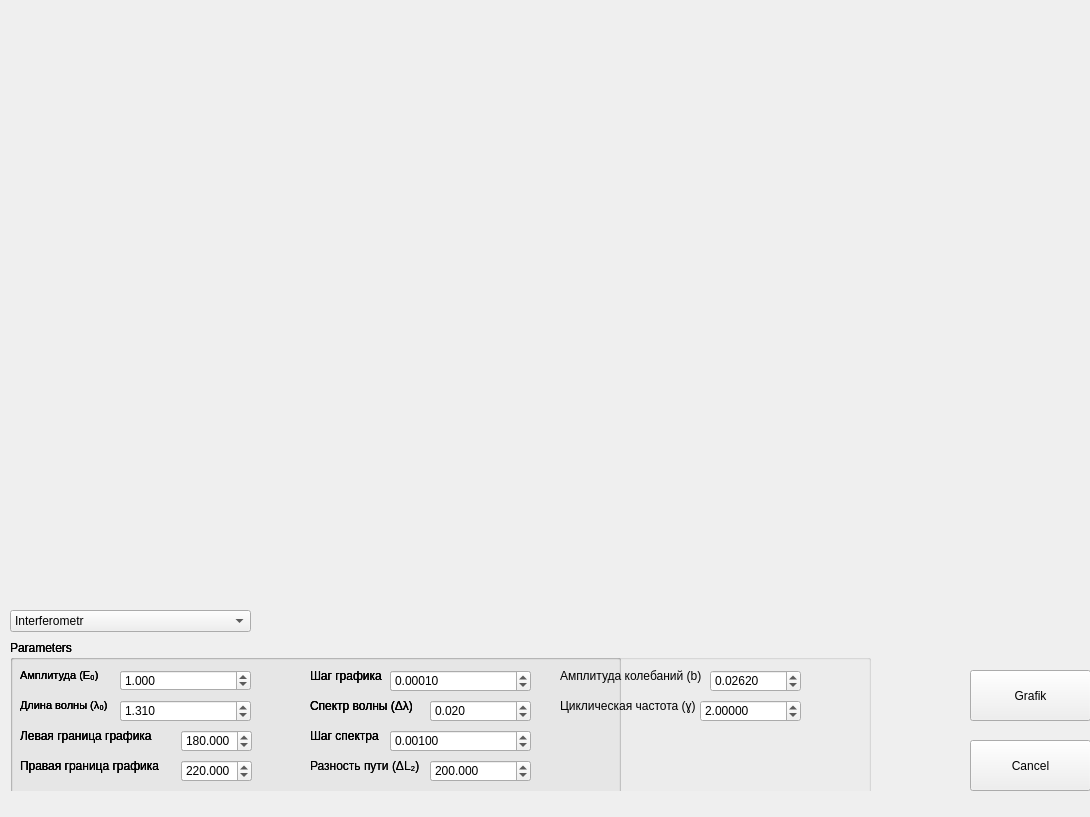
<?xml version="1.0" encoding="UTF-8"?>
<ui version="4.0">
 <class>Form</class>
 <widget class="QWidget" name="Form">
  <property name="geometry">
   <rect>
    <x>0</x>
    <y>0</y>
    <width>1090</width>
    <height>817</height>
   </rect>
  </property>
  <property name="windowTitle">
   <string>Form</string>
  </property>
  <widget class="QWidget" name="verticalLayoutWidget">
   <property name="geometry">
    <rect>
     <x>0</x>
     <y>0</y>
     <width>1081</width>
     <height>601</height>
    </rect>
   </property>
   <layout class="QVBoxLayout" name="form_2"/>
  </widget>
  <widget class="QWidget" name="verticalLayoutWidget_2">
   <property name="geometry">
    <rect>
     <x>0</x>
     <y>0</y>
     <width>291</width>
     <height>51</height>
    </rect>
   </property>
   <layout class="QVBoxLayout" name="form_1"/>
  </widget>
  <widget class="QComboBox" name="comboBox">
   <property name="geometry">
    <rect>
     <x>10</x>
     <y>610</y>
     <width>241</width>
     <height>22</height>
    </rect>
   </property>
   <item>
    <property name="text">
     <string>Interferometr</string>
    </property>
   </item>
   <item>
    <property name="text">
     <string>Tandem</string>
    </property>
   </item>
   <item>
    <property name="text">
     <string>Phase recovery</string>
    </property>
   </item>
  </widget>
  <widget class="QPushButton" name="pushButton_1">
   <property name="geometry">
    <rect>
     <x>970</x>
     <y>670</y>
     <width>121</width>
     <height>51</height>
    </rect>
   </property>
   <property name="text">
    <string>Grafik</string>
   </property>
  </widget>
  <widget class="QPushButton" name="pushButton_2">
   <property name="geometry">
    <rect>
     <x>970</x>
     <y>740</y>
     <width>121</width>
     <height>51</height>
    </rect>
   </property>
   <property name="text">
    <string>Cancel</string>
   </property>
  </widget>
  <widget class="QWidget" name="widget1" native="true">
   <property name="geometry">
    <rect>
     <x>10</x>
     <y>640</y>
     <width>611</width>
     <height>151</height>
    </rect>
   </property>
   <widget class="QGroupBox" name="groupBox">
    <property name="geometry">
     <rect>
      <x>0</x>
      <y>0</y>
      <width>611</width>
      <height>161</height>
     </rect>
    </property>
    <property name="title">
     <string>Parameters</string>
    </property>
    <widget class="QLabel" name="label_1">
     <property name="geometry">
      <rect>
       <x>10</x>
       <y>20</y>
       <width>91</width>
       <height>31</height>
      </rect>
     </property>
     <property name="font">
      <font>
       <pointsize>8</pointsize>
      </font>
     </property>
     <property name="text">
      <string>Амплитуда (E₀)</string>
     </property>
    </widget>
    <widget class="QLabel" name="label_2">
     <property name="geometry">
      <rect>
       <x>10</x>
       <y>50</y>
       <width>91</width>
       <height>31</height>
      </rect>
     </property>
     <property name="font">
      <font>
       <pointsize>8</pointsize>
      </font>
     </property>
     <property name="text">
      <string>Длина волны (λ₀)</string>
     </property>
    </widget>
    <widget class="QLabel" name="label_3">
     <property name="geometry">
      <rect>
       <x>10</x>
       <y>80</y>
       <width>161</width>
       <height>31</height>
      </rect>
     </property>
     <property name="text">
      <string>Левая граница графика</string>
     </property>
    </widget>
    <widget class="QLabel" name="label_4">
     <property name="geometry">
      <rect>
       <x>10</x>
       <y>110</y>
       <width>161</width>
       <height>31</height>
      </rect>
     </property>
     <property name="text">
      <string>Правая граница графика</string>
     </property>
    </widget>
    <widget class="QLabel" name="label_5">
     <property name="geometry">
      <rect>
       <x>300</x>
       <y>20</y>
       <width>81</width>
       <height>31</height>
      </rect>
     </property>
     <property name="text">
      <string>Шаг графика</string>
     </property>
    </widget>
    <widget class="QLabel" name="label_6">
     <property name="geometry">
      <rect>
       <x>300</x>
       <y>50</y>
       <width>111</width>
       <height>31</height>
      </rect>
     </property>
     <property name="text">
      <string>Спектр волны (Δλ)</string>
     </property>
    </widget>
    <widget class="QDoubleSpinBox" name="doubleSpinBox_1">
     <property name="geometry">
      <rect>
       <x>110</x>
       <y>30</y>
       <width>131</width>
       <height>21</height>
      </rect>
     </property>
     <property name="decimals">
      <number>3</number>
     </property>
     <property name="minimum">
      <double>0.001000000000000</double>
     </property>
     <property name="maximum">
      <double>1000.000000000000000</double>
     </property>
     <property name="value">
      <double>1.000000000000000</double>
     </property>
    </widget>
    <widget class="QDoubleSpinBox" name="doubleSpinBox_2">
     <property name="geometry">
      <rect>
       <x>110</x>
       <y>60</y>
       <width>131</width>
       <height>22</height>
      </rect>
     </property>
     <property name="decimals">
      <number>3</number>
     </property>
     <property name="minimum">
      <double>0.001000000000000</double>
     </property>
     <property name="maximum">
      <double>100.000000000000000</double>
     </property>
     <property name="singleStep">
      <double>0.001000000000000</double>
     </property>
     <property name="value">
      <double>1.310000000000000</double>
     </property>
    </widget>
    <widget class="QDoubleSpinBox" name="doubleSpinBox_3">
     <property name="geometry">
      <rect>
       <x>171</x>
       <y>90</y>
       <width>71</width>
       <height>22</height>
      </rect>
     </property>
     <property name="decimals">
      <number>3</number>
     </property>
     <property name="minimum">
      <double>-10000.000000000000000</double>
     </property>
     <property name="maximum">
      <double>10000.000000000000000</double>
     </property>
     <property name="value">
      <double>-300.000000000000000</double>
     </property>
    </widget>
    <widget class="QDoubleSpinBox" name="doubleSpinBox_4">
     <property name="geometry">
      <rect>
       <x>171</x>
       <y>120</y>
       <width>71</width>
       <height>22</height>
      </rect>
     </property>
     <property name="decimals">
      <number>3</number>
     </property>
     <property name="minimum">
      <double>-10000.000000000000000</double>
     </property>
     <property name="maximum">
      <double>10000.000000000000000</double>
     </property>
     <property name="value">
      <double>300.000000000000000</double>
     </property>
    </widget>
    <widget class="QDoubleSpinBox" name="doubleSpinBox_5">
     <property name="geometry">
      <rect>
       <x>380</x>
       <y>30</y>
       <width>141</width>
       <height>22</height>
      </rect>
     </property>
     <property name="decimals">
      <number>5</number>
     </property>
     <property name="minimum">
      <double>0.000010000000000</double>
     </property>
     <property name="maximum">
      <double>1.000000000000000</double>
     </property>
     <property name="singleStep">
      <double>0.000010000000000</double>
     </property>
     <property name="value">
      <double>0.001000000000000</double>
     </property>
    </widget>
    <widget class="QDoubleSpinBox" name="doubleSpinBox_6">
     <property name="geometry">
      <rect>
       <x>420</x>
       <y>60</y>
       <width>101</width>
       <height>22</height>
      </rect>
     </property>
     <property name="decimals">
      <number>3</number>
     </property>
     <property name="minimum">
      <double>0.001000000000000</double>
     </property>
     <property name="maximum">
      <double>0.100000000000000</double>
     </property>
     <property name="singleStep">
      <double>0.001000000000000</double>
     </property>
     <property name="value">
      <double>0.020000000000000</double>
     </property>
    </widget>
    <widget class="QLabel" name="label_7">
     <property name="geometry">
      <rect>
       <x>300</x>
       <y>80</y>
       <width>81</width>
       <height>31</height>
      </rect>
     </property>
     <property name="text">
      <string>Шаг спектра</string>
     </property>
    </widget>
    <widget class="QDoubleSpinBox" name="doubleSpinBox_7">
     <property name="geometry">
      <rect>
       <x>380</x>
       <y>90</y>
       <width>141</width>
       <height>22</height>
      </rect>
     </property>
     <property name="decimals">
      <number>5</number>
     </property>
     <property name="minimum">
      <double>0.000010000000000</double>
     </property>
     <property name="maximum">
      <double>1.000000000000000</double>
     </property>
     <property name="singleStep">
      <double>0.000010000000000</double>
     </property>
     <property name="value">
      <double>0.001000000000000</double>
     </property>
    </widget>
   </widget>
  </widget>
  <widget class="QWidget" name="widget2" native="true">
   <property name="geometry">
    <rect>
     <x>10</x>
     <y>640</y>
     <width>611</width>
     <height>151</height>
    </rect>
   </property>
   <widget class="QGroupBox" name="groupBox_2">
    <property name="geometry">
     <rect>
      <x>0</x>
      <y>0</y>
      <width>611</width>
      <height>161</height>
     </rect>
    </property>
    <property name="title">
     <string>Parameters</string>
    </property>
    <widget class="QLabel" name="label_8">
     <property name="geometry">
      <rect>
       <x>10</x>
       <y>20</y>
       <width>91</width>
       <height>31</height>
      </rect>
     </property>
     <property name="font">
      <font>
       <pointsize>8</pointsize>
      </font>
     </property>
     <property name="text">
      <string>Амплитуда (E₀)</string>
     </property>
    </widget>
    <widget class="QLabel" name="label_9">
     <property name="geometry">
      <rect>
       <x>10</x>
       <y>50</y>
       <width>91</width>
       <height>31</height>
      </rect>
     </property>
     <property name="font">
      <font>
       <pointsize>8</pointsize>
      </font>
     </property>
     <property name="text">
      <string>Длина волны (λ₀)</string>
     </property>
    </widget>
    <widget class="QLabel" name="label_10">
     <property name="geometry">
      <rect>
       <x>10</x>
       <y>80</y>
       <width>161</width>
       <height>31</height>
      </rect>
     </property>
     <property name="text">
      <string>Левая граница графика</string>
     </property>
    </widget>
    <widget class="QLabel" name="label_11">
     <property name="geometry">
      <rect>
       <x>10</x>
       <y>110</y>
       <width>161</width>
       <height>31</height>
      </rect>
     </property>
     <property name="text">
      <string>Правая граница графика</string>
     </property>
    </widget>
    <widget class="QLabel" name="label_12">
     <property name="geometry">
      <rect>
       <x>300</x>
       <y>20</y>
       <width>81</width>
       <height>31</height>
      </rect>
     </property>
     <property name="text">
      <string>Шаг графика</string>
     </property>
    </widget>
    <widget class="QLabel" name="label_13">
     <property name="geometry">
      <rect>
       <x>300</x>
       <y>50</y>
       <width>111</width>
       <height>31</height>
      </rect>
     </property>
     <property name="text">
      <string>Спектр волны (Δλ)</string>
     </property>
    </widget>
    <widget class="QDoubleSpinBox" name="doubleSpinBox_8">
     <property name="geometry">
      <rect>
       <x>110</x>
       <y>30</y>
       <width>131</width>
       <height>21</height>
      </rect>
     </property>
     <property name="decimals">
      <number>3</number>
     </property>
     <property name="minimum">
      <double>0.001000000000000</double>
     </property>
     <property name="maximum">
      <double>1000.000000000000000</double>
     </property>
     <property name="value">
      <double>1.000000000000000</double>
     </property>
    </widget>
    <widget class="QDoubleSpinBox" name="doubleSpinBox_9">
     <property name="geometry">
      <rect>
       <x>110</x>
       <y>60</y>
       <width>131</width>
       <height>22</height>
      </rect>
     </property>
     <property name="decimals">
      <number>3</number>
     </property>
     <property name="minimum">
      <double>0.001000000000000</double>
     </property>
     <property name="maximum">
      <double>100.000000000000000</double>
     </property>
     <property name="singleStep">
      <double>0.001000000000000</double>
     </property>
     <property name="value">
      <double>1.310000000000000</double>
     </property>
    </widget>
    <widget class="QDoubleSpinBox" name="doubleSpinBox_10">
     <property name="geometry">
      <rect>
       <x>171</x>
       <y>90</y>
       <width>71</width>
       <height>22</height>
      </rect>
     </property>
     <property name="decimals">
      <number>3</number>
     </property>
     <property name="minimum">
      <double>-10000.000000000000000</double>
     </property>
     <property name="maximum">
      <double>10000.000000000000000</double>
     </property>
     <property name="value">
      <double>-300.000000000000000</double>
     </property>
    </widget>
    <widget class="QDoubleSpinBox" name="doubleSpinBox_11">
     <property name="geometry">
      <rect>
       <x>171</x>
       <y>120</y>
       <width>71</width>
       <height>22</height>
      </rect>
     </property>
     <property name="decimals">
      <number>3</number>
     </property>
     <property name="minimum">
      <double>-10000.000000000000000</double>
     </property>
     <property name="maximum">
      <double>10000.000000000000000</double>
     </property>
     <property name="value">
      <double>300.000000000000000</double>
     </property>
    </widget>
    <widget class="QDoubleSpinBox" name="doubleSpinBox_12">
     <property name="geometry">
      <rect>
       <x>380</x>
       <y>30</y>
       <width>141</width>
       <height>22</height>
      </rect>
     </property>
     <property name="decimals">
      <number>5</number>
     </property>
     <property name="minimum">
      <double>0.000010000000000</double>
     </property>
     <property name="maximum">
      <double>1.000000000000000</double>
     </property>
     <property name="singleStep">
      <double>0.000010000000000</double>
     </property>
     <property name="value">
      <double>0.001000000000000</double>
     </property>
    </widget>
    <widget class="QDoubleSpinBox" name="doubleSpinBox_13">
     <property name="geometry">
      <rect>
       <x>420</x>
       <y>60</y>
       <width>101</width>
       <height>22</height>
      </rect>
     </property>
     <property name="decimals">
      <number>3</number>
     </property>
     <property name="minimum">
      <double>0.001000000000000</double>
     </property>
     <property name="maximum">
      <double>0.100000000000000</double>
     </property>
     <property name="singleStep">
      <double>0.001000000000000</double>
     </property>
     <property name="value">
      <double>0.020000000000000</double>
     </property>
    </widget>
    <widget class="QLabel" name="label_14">
     <property name="geometry">
      <rect>
       <x>300</x>
       <y>80</y>
       <width>81</width>
       <height>31</height>
      </rect>
     </property>
     <property name="text">
      <string>Шаг спектра</string>
     </property>
    </widget>
    <widget class="QDoubleSpinBox" name="doubleSpinBox_14">
     <property name="geometry">
      <rect>
       <x>380</x>
       <y>90</y>
       <width>141</width>
       <height>22</height>
      </rect>
     </property>
     <property name="decimals">
      <number>5</number>
     </property>
     <property name="minimum">
      <double>0.000010000000000</double>
     </property>
     <property name="maximum">
      <double>1.000000000000000</double>
     </property>
     <property name="singleStep">
      <double>0.000010000000000</double>
     </property>
     <property name="value">
      <double>0.001000000000000</double>
     </property>
    </widget>
    <widget class="QLabel" name="label_15">
     <property name="geometry">
      <rect>
       <x>300</x>
       <y>110</y>
       <width>121</width>
       <height>31</height>
      </rect>
     </property>
     <property name="text">
      <string>Разность пути (ΔL₂)</string>
     </property>
    </widget>
    <widget class="QDoubleSpinBox" name="doubleSpinBox_15">
     <property name="geometry">
      <rect>
       <x>420</x>
       <y>120</y>
       <width>101</width>
       <height>22</height>
      </rect>
     </property>
     <property name="decimals">
      <number>3</number>
     </property>
     <property name="minimum">
      <double>0.001000000000000</double>
     </property>
     <property name="maximum">
      <double>1000.000000000000000</double>
     </property>
     <property name="singleStep">
      <double>1.000000000000000</double>
     </property>
     <property name="value">
      <double>200.000000000000000</double>
     </property>
    </widget>
   </widget>
  </widget>
  <widget class="QWidget" name="widget3" native="true">
   <property name="geometry">
    <rect>
     <x>10</x>
     <y>640</y>
     <width>861</width>
     <height>151</height>
    </rect>
   </property>
   <widget class="QGroupBox" name="groupBox_4">
    <property name="geometry">
     <rect>
      <x>0</x>
      <y>0</y>
      <width>861</width>
      <height>161</height>
     </rect>
    </property>
    <property name="title">
     <string>Parameters</string>
    </property>
    <widget class="QLabel" name="label_24">
     <property name="geometry">
      <rect>
       <x>10</x>
       <y>20</y>
       <width>91</width>
       <height>31</height>
      </rect>
     </property>
     <property name="font">
      <font>
       <pointsize>8</pointsize>
      </font>
     </property>
     <property name="text">
      <string>Амплитуда (E₀)</string>
     </property>
    </widget>
    <widget class="QLabel" name="label_25">
     <property name="geometry">
      <rect>
       <x>10</x>
       <y>50</y>
       <width>91</width>
       <height>31</height>
      </rect>
     </property>
     <property name="font">
      <font>
       <pointsize>8</pointsize>
      </font>
     </property>
     <property name="text">
      <string>Длина волны (λ₀)</string>
     </property>
    </widget>
    <widget class="QLabel" name="label_26">
     <property name="geometry">
      <rect>
       <x>10</x>
       <y>80</y>
       <width>161</width>
       <height>31</height>
      </rect>
     </property>
     <property name="text">
      <string>Левая граница графика</string>
     </property>
    </widget>
    <widget class="QLabel" name="label_27">
     <property name="geometry">
      <rect>
       <x>10</x>
       <y>110</y>
       <width>161</width>
       <height>31</height>
      </rect>
     </property>
     <property name="text">
      <string>Правая граница графика</string>
     </property>
    </widget>
    <widget class="QLabel" name="label_28">
     <property name="geometry">
      <rect>
       <x>300</x>
       <y>20</y>
       <width>81</width>
       <height>31</height>
      </rect>
     </property>
     <property name="text">
      <string>Шаг графика</string>
     </property>
    </widget>
    <widget class="QLabel" name="label_29">
     <property name="geometry">
      <rect>
       <x>300</x>
       <y>50</y>
       <width>111</width>
       <height>31</height>
      </rect>
     </property>
     <property name="text">
      <string>Спектр волны (Δλ)</string>
     </property>
    </widget>
    <widget class="QDoubleSpinBox" name="doubleSpinBox_24">
     <property name="geometry">
      <rect>
       <x>110</x>
       <y>30</y>
       <width>131</width>
       <height>21</height>
      </rect>
     </property>
     <property name="decimals">
      <number>3</number>
     </property>
     <property name="minimum">
      <double>0.001000000000000</double>
     </property>
     <property name="maximum">
      <double>1000.000000000000000</double>
     </property>
     <property name="value">
      <double>1.000000000000000</double>
     </property>
    </widget>
    <widget class="QDoubleSpinBox" name="doubleSpinBox_25">
     <property name="geometry">
      <rect>
       <x>110</x>
       <y>60</y>
       <width>131</width>
       <height>22</height>
      </rect>
     </property>
     <property name="decimals">
      <number>3</number>
     </property>
     <property name="minimum">
      <double>0.001000000000000</double>
     </property>
     <property name="maximum">
      <double>100.000000000000000</double>
     </property>
     <property name="singleStep">
      <double>0.001000000000000</double>
     </property>
     <property name="value">
      <double>1.310000000000000</double>
     </property>
    </widget>
    <widget class="QDoubleSpinBox" name="doubleSpinBox_26">
     <property name="geometry">
      <rect>
       <x>171</x>
       <y>90</y>
       <width>71</width>
       <height>22</height>
      </rect>
     </property>
     <property name="decimals">
      <number>3</number>
     </property>
     <property name="minimum">
      <double>-10000.000000000000000</double>
     </property>
     <property name="maximum">
      <double>10000.000000000000000</double>
     </property>
     <property name="value">
      <double>180.000000000000000</double>
     </property>
    </widget>
    <widget class="QDoubleSpinBox" name="doubleSpinBox_27">
     <property name="geometry">
      <rect>
       <x>171</x>
       <y>120</y>
       <width>71</width>
       <height>22</height>
      </rect>
     </property>
     <property name="decimals">
      <number>3</number>
     </property>
     <property name="minimum">
      <double>-10000.000000000000000</double>
     </property>
     <property name="maximum">
      <double>10000.000000000000000</double>
     </property>
     <property name="value">
      <double>220.000000000000000</double>
     </property>
    </widget>
    <widget class="QDoubleSpinBox" name="doubleSpinBox_28">
     <property name="geometry">
      <rect>
       <x>380</x>
       <y>30</y>
       <width>141</width>
       <height>22</height>
      </rect>
     </property>
     <property name="decimals">
      <number>5</number>
     </property>
     <property name="minimum">
      <double>0.000010000000000</double>
     </property>
     <property name="maximum">
      <double>1.000000000000000</double>
     </property>
     <property name="singleStep">
      <double>0.000010000000000</double>
     </property>
     <property name="value">
      <double>0.000100000000000</double>
     </property>
    </widget>
    <widget class="QDoubleSpinBox" name="doubleSpinBox_29">
     <property name="geometry">
      <rect>
       <x>420</x>
       <y>60</y>
       <width>101</width>
       <height>22</height>
      </rect>
     </property>
     <property name="decimals">
      <number>3</number>
     </property>
     <property name="minimum">
      <double>0.001000000000000</double>
     </property>
     <property name="maximum">
      <double>0.100000000000000</double>
     </property>
     <property name="singleStep">
      <double>0.001000000000000</double>
     </property>
     <property name="value">
      <double>0.020000000000000</double>
     </property>
    </widget>
    <widget class="QLabel" name="label_30">
     <property name="geometry">
      <rect>
       <x>300</x>
       <y>80</y>
       <width>81</width>
       <height>31</height>
      </rect>
     </property>
     <property name="text">
      <string>Шаг спектра</string>
     </property>
    </widget>
    <widget class="QDoubleSpinBox" name="doubleSpinBox_30">
     <property name="geometry">
      <rect>
       <x>380</x>
       <y>90</y>
       <width>141</width>
       <height>22</height>
      </rect>
     </property>
     <property name="decimals">
      <number>5</number>
     </property>
     <property name="minimum">
      <double>0.000010000000000</double>
     </property>
     <property name="maximum">
      <double>1.000000000000000</double>
     </property>
     <property name="singleStep">
      <double>0.000010000000000</double>
     </property>
     <property name="value">
      <double>0.001000000000000</double>
     </property>
    </widget>
    <widget class="QLabel" name="label_31">
     <property name="geometry">
      <rect>
       <x>300</x>
       <y>110</y>
       <width>121</width>
       <height>31</height>
      </rect>
     </property>
     <property name="text">
      <string>Разность пути (ΔL₂)</string>
     </property>
    </widget>
    <widget class="QDoubleSpinBox" name="doubleSpinBox_31">
     <property name="geometry">
      <rect>
       <x>420</x>
       <y>120</y>
       <width>101</width>
       <height>22</height>
      </rect>
     </property>
     <property name="decimals">
      <number>3</number>
     </property>
     <property name="minimum">
      <double>0.001000000000000</double>
     </property>
     <property name="maximum">
      <double>1000.000000000000000</double>
     </property>
     <property name="singleStep">
      <double>1.000000000000000</double>
     </property>
     <property name="value">
      <double>200.000000000000000</double>
     </property>
    </widget>
    <widget class="QLabel" name="label_32">
     <property name="geometry">
      <rect>
       <x>550</x>
       <y>20</y>
       <width>161</width>
       <height>31</height>
      </rect>
     </property>
     <property name="text">
      <string>Амплитуда колебаний (b)</string>
     </property>
    </widget>
    <widget class="QDoubleSpinBox" name="doubleSpinBox_32">
     <property name="geometry">
      <rect>
       <x>700</x>
       <y>30</y>
       <width>91</width>
       <height>22</height>
      </rect>
     </property>
     <property name="decimals">
      <number>5</number>
     </property>
     <property name="minimum">
      <double>0.000000000000000</double>
     </property>
     <property name="maximum">
      <double>1.000000000000000</double>
     </property>
     <property name="singleStep">
      <double>0.000001000000000</double>
     </property>
     <property name="value">
      <double>0.026200000000000</double>
     </property>
    </widget>
    <widget class="QLabel" name="label_33">
     <property name="geometry">
      <rect>
       <x>550</x>
       <y>50</y>
       <width>141</width>
       <height>31</height>
      </rect>
     </property>
     <property name="text">
      <string>Циклическая частота (ɣ)</string>
     </property>
    </widget>
    <widget class="QDoubleSpinBox" name="doubleSpinBox_33">
     <property name="geometry">
      <rect>
       <x>690</x>
       <y>60</y>
       <width>101</width>
       <height>22</height>
      </rect>
     </property>
     <property name="decimals">
      <number>5</number>
     </property>
     <property name="minimum">
      <double>0.000000000000000</double>
     </property>
     <property name="maximum">
      <double>10000.000000000000000</double>
     </property>
     <property name="singleStep">
      <double>1.000000000000000</double>
     </property>
     <property name="value">
      <double>2.000000000000000</double>
     </property>
    </widget>
   </widget>
  </widget>
  <zorder>widget1</zorder>
  <zorder>verticalLayoutWidget</zorder>
  <zorder>verticalLayoutWidget_2</zorder>
  <zorder>comboBox</zorder>
  <zorder>pushButton_1</zorder>
  <zorder>pushButton_2</zorder>
  <zorder>widget2</zorder>
  <zorder>widget3</zorder>
 </widget>
 <resources/>
 <connections/>
</ui>
